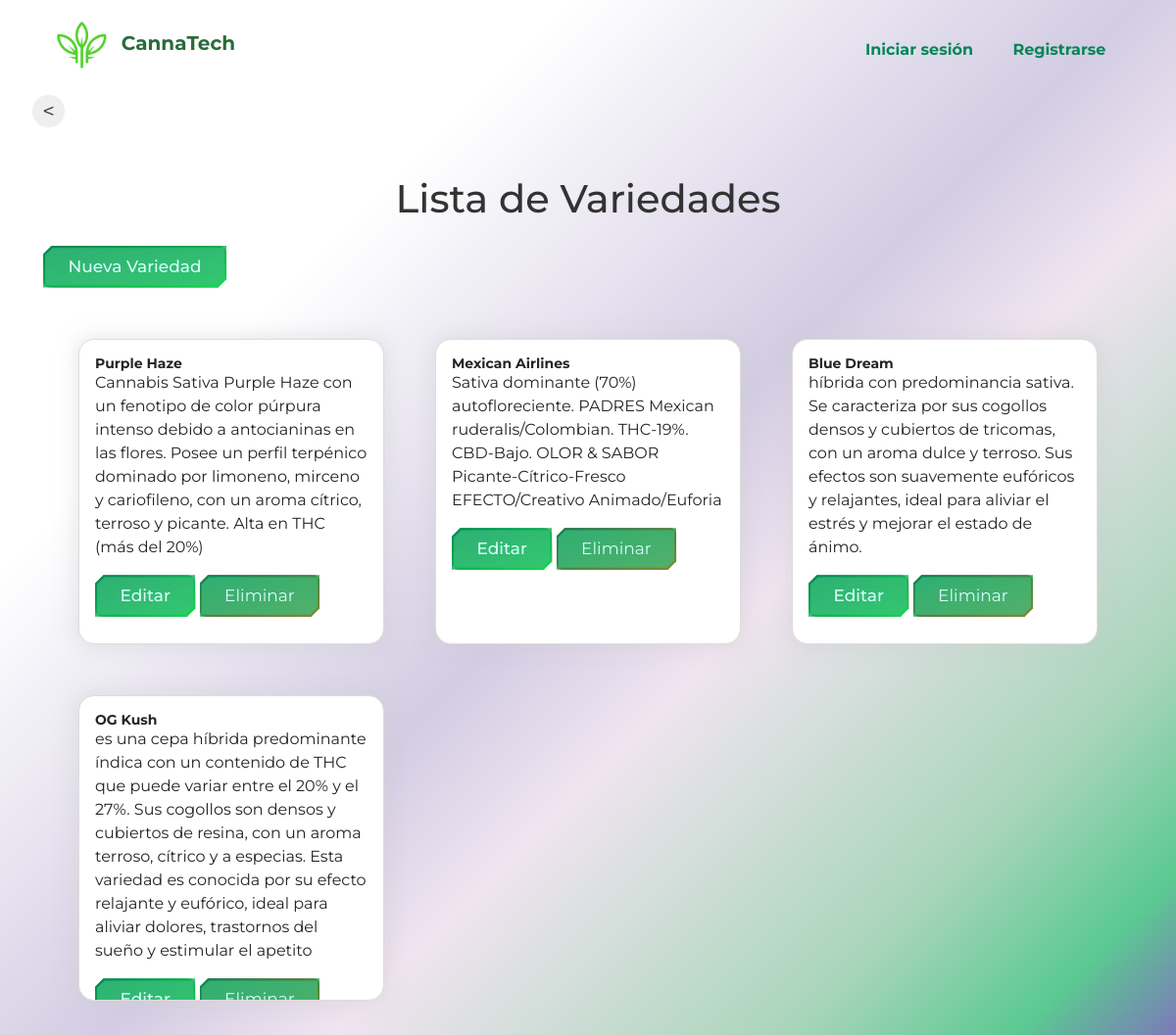
The page /variedad/list/ on the database its author committed.
### core/models.py (models this page shows, shortened)
class Variedad(models.Model): #planta
    nombre = models.CharField(max_length=100)
    descripcion = models.TextField()
    user = models.ForeignKey(User, on_delete=models.CASCADE, default=None)

### core/views.py (the view)
# urls.py: path('variedad/list/', VariedadListView.as_view(), name='variedad_list'),
class VariedadListView(ListView):
    model = Variedad
    template_name = 'core/variedad_list.html'
    context_object_name = 'variedades'

### core/templates/core/variedad_list.html (shortened to what this page needs)
{% extends 'core/base.html' %}
{% load static %}
{% block content %}
<input type="button" class="btn-prev" value="<" onClick="javascript:history.go(-1);">
<div class="container my-5">
    <h1 class="text-center mb-4">Lista de Variedades</h1>
    <a href="{% url 'variedad_create' %}" class="btn btn-primary mb-3">Nueva Variedad</a>
    <div class="card-container">
        {% for variedad in variedades %}
        <div class="card mb-3">
            <div class="card-body">
                <h5 class="card-title">{{ variedad.nombre }}</h5>
                <p class="card-text">{{ variedad.descripcion }}</p>
                <a href="{% url 'variedad_update' variedad.pk %}" class="btn btn-primary">Editar</a>
                <button type="button" class="btn btn-danger" data-toggle="modal" data-target="#modalEliminarVariedad{{ variedad.pk }}">
                    Eliminar
                </button>
            </div>
        </div>
        {% endfor %}
    </div>
</div>
{% endblock %}

### core/static/core/css/main.css (style rules this page uses)
* { margin: 0; padding: 0; border: 0; font-size: 100%; font: inherit; vertical-align: baseline; box-sizing: border-box; color: inherit; }
body { background: linear-gradient(135deg, white 25%, #d3cce3 50%, #f0e4f0 60%, #a8d5ba 80%, #5bc992 90%, #8958c9 100%); background-size: cover; background-position: center; background-repeat: no-repeat; min-height: 100vh; font-family: 'Montserrat', sans-serif; color: #333; }
.container { background-color: transparent; }
.btn-primary { background-color: #FFC107; color: #fff; border: none; border-radius: 28px 23px 60px; padding: 10px 20px; text-decoration: none; display: inline-block; transition: background-color 0.3s ease; }
:root { --color-texto:rgb(6, 56, 18); --color-texto-menu:rgb(6, 65, 16); --color-menu-hover:rgb(238,238,238); --color-menu-hover-texto:rgb(5, 122, 35); --color-boton:rgb(0,0,0); --color-boton-texto:rgb(255,255,255); --primary-color: #058655; --secondary-color: #FFA000; --tertiary-color: #9C27B0; --font-size-base: 16px; }
.btn { background: rgb(31, 192, 111); color: #fff; border: none; transition: background-color 0.3s ease; }
.card { flex: 0 0 calc(33.33% - 20px); max-width: calc(33.33% - 20px); }
.card { border: 1px solid #ddd; border-radius: 8px; overflow: hidden; width: auto; margin-bottom: 20px; }
.card { flex: 0 1 calc(33.33% - 4rem); max-width: calc(33.33% - 4rem); border-radius: 1rem; margin: 1rem; box-shadow: 0px 0px 20px 1px rgb(204 204 204 / 50%); overflow: hidden; transition: transform 0.5s, box-shadow 0.5s; }
.card-title { font-size: 14px; font-weight: bold; margin: 0; }
.btn-primary { background-color: rgb(31, 192, 111); border: none; font-weight: 500; }
.btn { --border-color: linear-gradient(to bottom right, #058655, #00ff156b, #02af76, #a03c02); --border-width: 0.125em; --curve-size: 0.5em; --blur: 30px; --bg: rgba(65, 192, 129, 0.7); --color: #d7fcfc; color: var(--color); cursor: pointer; position: relative; isolation: isolate; display: inline-grid; place-content: center; padding: 0.5em 1.5em; font-size: 17px; border: 0; box-shadow: 10px 10px 20px rgba(0, 0, 0, 0.6); clip-path: polygon( 0% var(--curve-size), var(--curve-size) 0, 100% 0, 100% calc(100% - var(--curve-size)), calc(100% - var(--curve-size)) 100%, 0 100% ); transition: color 200ms; }
.btn::after, .btn::before { content: ""; position: absolute; inset: 0; }
.btn::before { background: var(--border-color); background-size: 300% 300%; animation: move-bg7234 3s ease infinite; z-index: -2; }
.btn::after { background: var(--bg); z-index: -1; clip-path: polygon( var(--border-width) calc(var(--curve-size) + var(--border-width) * 0.5), calc(var(--curve-size) + var(--border-width) * 0.5) var(--border-width), calc(100% - var(--border-width)) var(--border-width), calc(100% - var(--border-width)) calc(100% - calc(var(--curve-size) + var(--border-width) * 0.5)), calc(100% - calc(var(--curve-size) + var(--border-width) * 0.5)) calc(100% - var(--border-width)), var(--border-width) calc(100% - var(--border-width)) ); transition: clip-path 300ms; }
.btn-primary { border-radius: 0.5rem; }
.btn-prev { display: block; height: 35px; width: 35px; margin-top: -1rem; border-radius: 50%; border: 1px solid #fefefe; font-size:22px; }
@media (max-width: 1248px) { .card { flex-basis: calc(50% - 2rem); max-width: calc(50% - 2rem); } }
.card-container { display: grid; grid-template-columns: repeat(auto-fit, minmax(300px, 1fr)); gap: 20px; padding: 20px; }
.btn-danger { background-color: #dc3545; border-color: #dc3545; }
.card { max-width: 100%; aspect-ratio: 1 / 1; }

### rows shown on the page
Variedad: nombre "Purple Haze", descripcion "Cannabis Sativa Purple Haze con un fenotipo de color púrpura intenso debido a antocianinas en las flores. Posee un perfil terpénico dominado por limoneno, mirceno y cariofileno, con un aroma cítrico, terroso y picante. Alta en THC (más del 20%)"
Variedad: nombre "Mexican Airlines", descripcion "Sativa dominante (70%) autofloreciente. PADRES Mexican ruderalis/Colombian. THC-19%. CBD-Bajo. OLOR & SABOR Picante-Cítrico-Fresco EFECTO/Creativo Animado/Euforia"
Variedad: nombre "Blue Dream", descripcion "híbrida con predominancia sativa. Se caracteriza por sus cogollos densos y cubiertos de tricomas, con un aroma dulce y terroso. Sus efectos son suavemente eufóricos y relajantes, ideal para aliviar el estrés y mejorar el estado de ánimo."
Variedad: nombre "OG Kush", descripcion "es una cepa híbrida predominante índica con un contenido de THC que puede variar entre el 20% y el 27%. Sus cogollos son densos y cubiertos de resina, con un aroma terroso, cítrico y a especias. Esta variedad es conocida por su efecto relajante y eufórico, ideal para aliviar dolores, trastornos del sueño y estimular el apetito"
